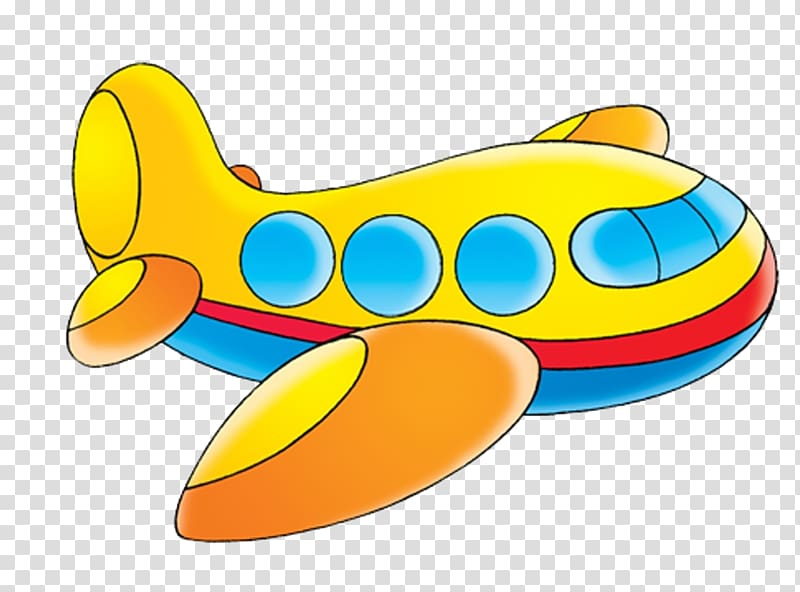
#> input picture 1.jpg, 800 x 592 px
$ python imgconvert.py
#> lines starting #> are read from the running program, lines starting #| are printed output that depends on the picture
import cv2
image = cv2.imread("1.jpg")
#> image is the input picture: shape (592, 800, 3); mean B, G, R 169.6, 211.6, 217.6
grey_filter = cv2.cvtColor(image,cv2.COLOR_BGR2GRAY)
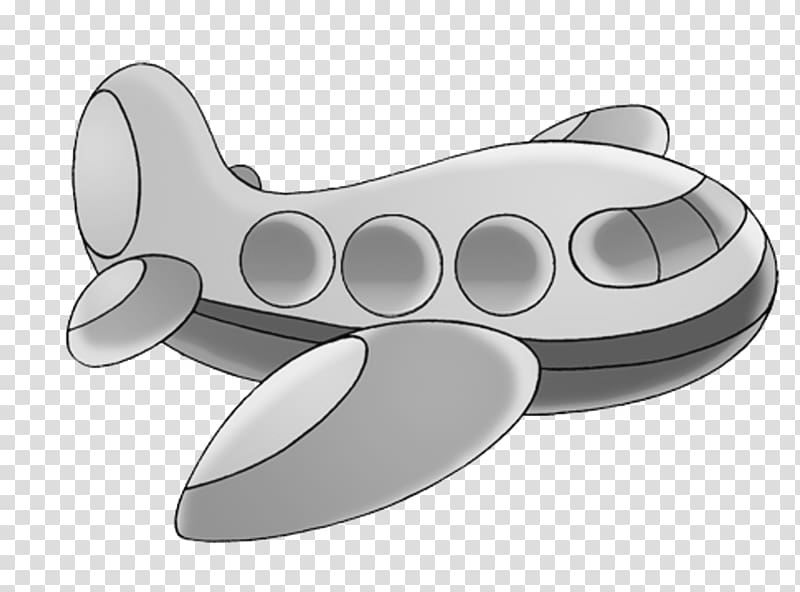
#> grey_filter: shape (592, 800); min 0, max 255, mean 208.6
invert=cv2.bitwise_not(grey_filter)
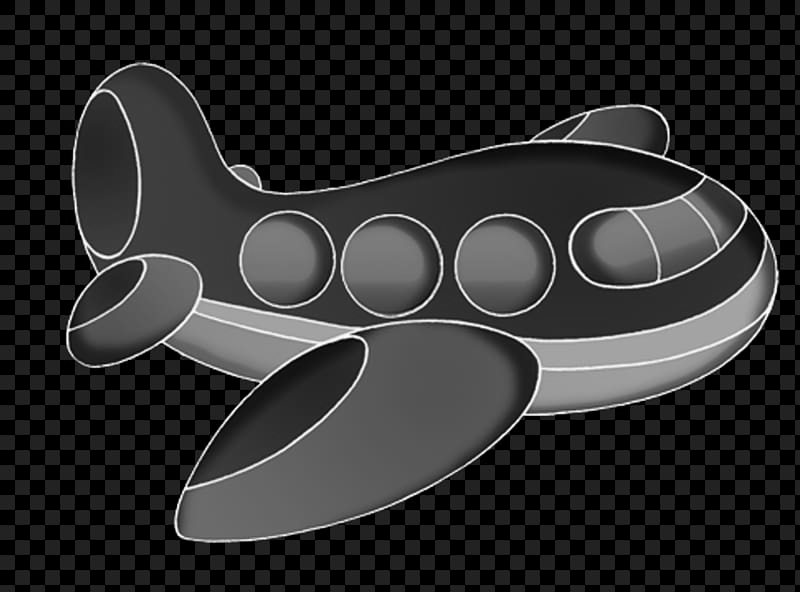
#> invert: shape (592, 800); min 0, max 255, mean 46.4
#> (the run stopped early here; a loop or call above may not have finished)
